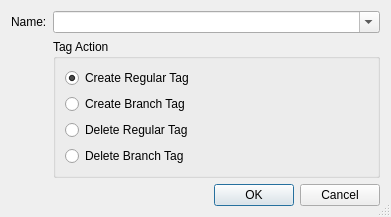
<ui version="4.0" >
 <class>SvnTagDialog</class>
 <widget class="QDialog" name="SvnTagDialog" >
  <property name="geometry" >
   <rect>
    <x>0</x>
    <y>0</y>
    <width>391</width>
    <height>197</height>
   </rect>
  </property>
  <property name="windowTitle" >
   <string>Subversion Tag</string>
  </property>
  <property name="sizeGripEnabled" >
   <bool>true</bool>
  </property>
  <layout class="QGridLayout" >
   <item row="2" column="0" colspan="2" >
    <widget class="QDialogButtonBox" name="buttonBox" >
     <property name="orientation" >
      <enum>Qt::Horizontal</enum>
     </property>
     <property name="standardButtons" >
      <set>QDialogButtonBox::Cancel|QDialogButtonBox::Ok</set>
     </property>
    </widget>
   </item>
   <item row="0" column="1" >
    <widget class="QComboBox" name="tagCombo" >
     <property name="sizePolicy" >
      <sizepolicy vsizetype="Fixed" hsizetype="Expanding" >
       <horstretch>0</horstretch>
       <verstretch>0</verstretch>
      </sizepolicy>
     </property>
     <property name="toolTip" >
      <string>Enter the name of the tag</string>
     </property>
     <property name="whatsThis" >
      <string>&lt;b>Tag Name&lt;/b>
&lt;p>Enter the name of the tag to be created, moved or deleted.&lt;/p></string>
     </property>
     <property name="editable" >
      <bool>true</bool>
     </property>
     <property name="duplicatesEnabled" >
      <bool>false</bool>
     </property>
    </widget>
   </item>
   <item row="0" column="0" >
    <widget class="QLabel" name="TextLabel1" >
     <property name="text" >
      <string>Name:</string>
     </property>
    </widget>
   </item>
   <item row="1" column="1" >
    <widget class="QGroupBox" name="TagActionGroup" >
     <property name="title" >
      <string>Tag Action</string>
     </property>
     <layout class="QVBoxLayout" >
      <item>
       <widget class="QRadioButton" name="createRegularButton" >
        <property name="toolTip" >
         <string>Select to create a regular tag</string>
        </property>
        <property name="whatsThis" >
         <string>&lt;b>Create Regular Tag&lt;/b>
&lt;p>Select this entry in order to create a regular tag in the repository.&lt;/p></string>
        </property>
        <property name="text" >
         <string>Create Regular Tag</string>
        </property>
        <property name="checked" >
         <bool>true</bool>
        </property>
       </widget>
      </item>
      <item>
       <widget class="QRadioButton" name="createBranchButton" >
        <property name="toolTip" >
         <string>Select to create a branch tag</string>
        </property>
        <property name="whatsThis" >
         <string>&lt;b>Create Branch Tag&lt;/b>
&lt;p>Select this entry in order to create a branch in the repository.&lt;/p></string>
        </property>
        <property name="text" >
         <string>Create Branch Tag</string>
        </property>
       </widget>
      </item>
      <item>
       <widget class="QRadioButton" name="deleteRegularButton" >
        <property name="toolTip" >
         <string>Select to delete a regular tag</string>
        </property>
        <property name="whatsThis" >
         <string>&lt;b>Delete Regular Tag&lt;/b>
&lt;p>Select this entry in order to delete the selected regular tag.&lt;/p></string>
        </property>
        <property name="text" >
         <string>Delete Regular Tag</string>
        </property>
       </widget>
      </item>
      <item>
       <widget class="QRadioButton" name="deleteBranchButton" >
        <property name="toolTip" >
         <string>Select to delete a branch tag</string>
        </property>
        <property name="whatsThis" >
         <string>&lt;b>Delete Branch Tag&lt;/b>
&lt;p>Select this entry in order to delete the selected branch tag.&lt;/p></string>
        </property>
        <property name="text" >
         <string>Delete Branch Tag</string>
        </property>
       </widget>
      </item>
     </layout>
    </widget>
   </item>
  </layout>
 </widget>
 <pixmapfunction>qPixmapFromMimeSource</pixmapfunction>
 <tabstops>
  <tabstop>tagCombo</tabstop>
  <tabstop>createRegularButton</tabstop>
  <tabstop>createBranchButton</tabstop>
  <tabstop>deleteRegularButton</tabstop>
  <tabstop>deleteBranchButton</tabstop>
 </tabstops>
 <resources/>
 <connections>
  <connection>
   <sender>buttonBox</sender>
   <signal>accepted()</signal>
   <receiver>SvnTagDialog</receiver>
   <slot>accept()</slot>
   <hints>
    <hint type="sourcelabel" >
     <x>24</x>
     <y>163</y>
    </hint>
    <hint type="destinationlabel" >
     <x>24</x>
     <y>186</y>
    </hint>
   </hints>
  </connection>
  <connection>
   <sender>buttonBox</sender>
   <signal>rejected()</signal>
   <receiver>SvnTagDialog</receiver>
   <slot>reject()</slot>
   <hints>
    <hint type="sourcelabel" >
     <x>70</x>
     <y>168</y>
    </hint>
    <hint type="destinationlabel" >
     <x>70</x>
     <y>183</y>
    </hint>
   </hints>
  </connection>
 </connections>
</ui>
